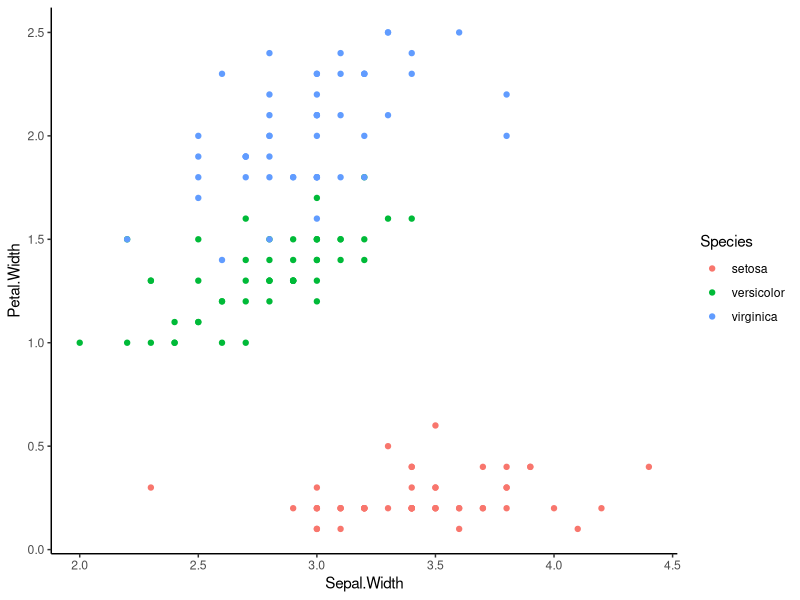
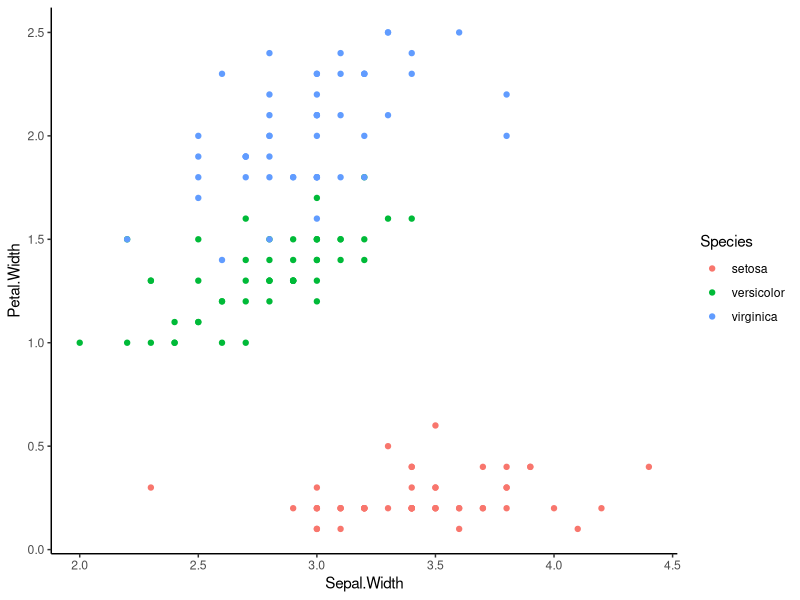
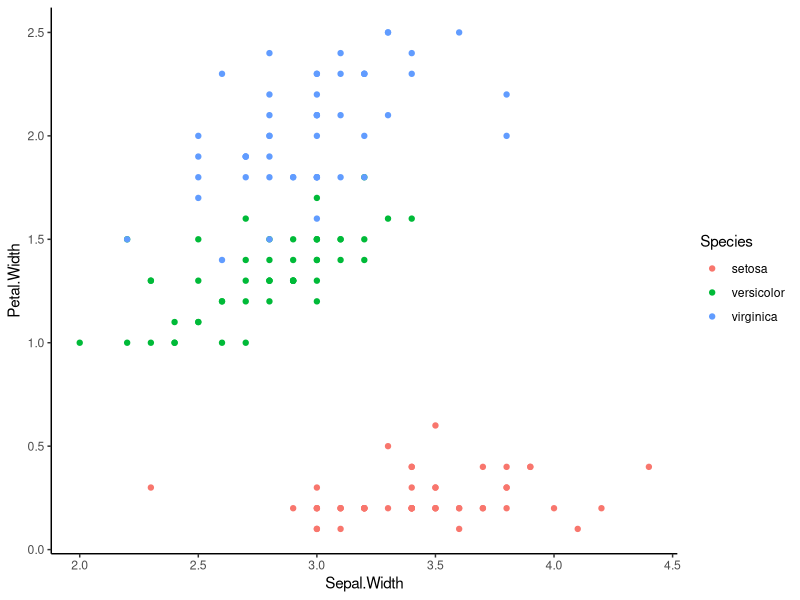
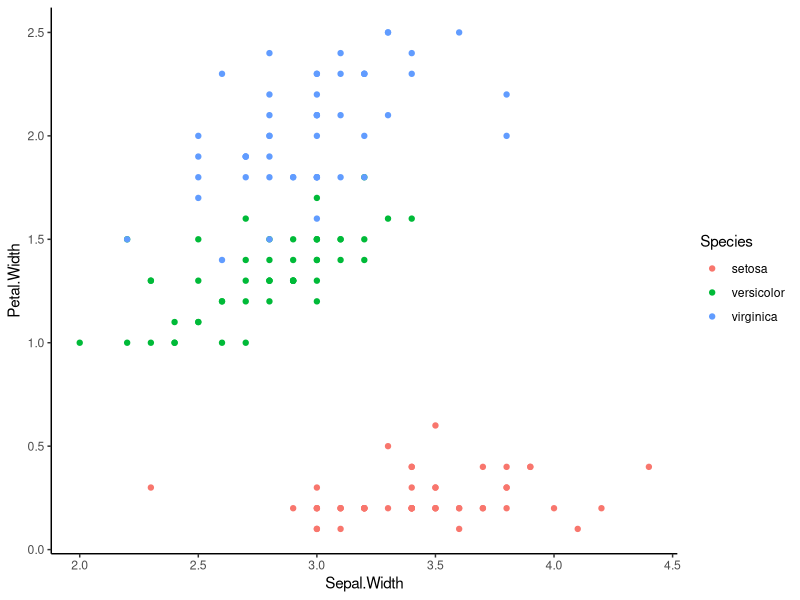
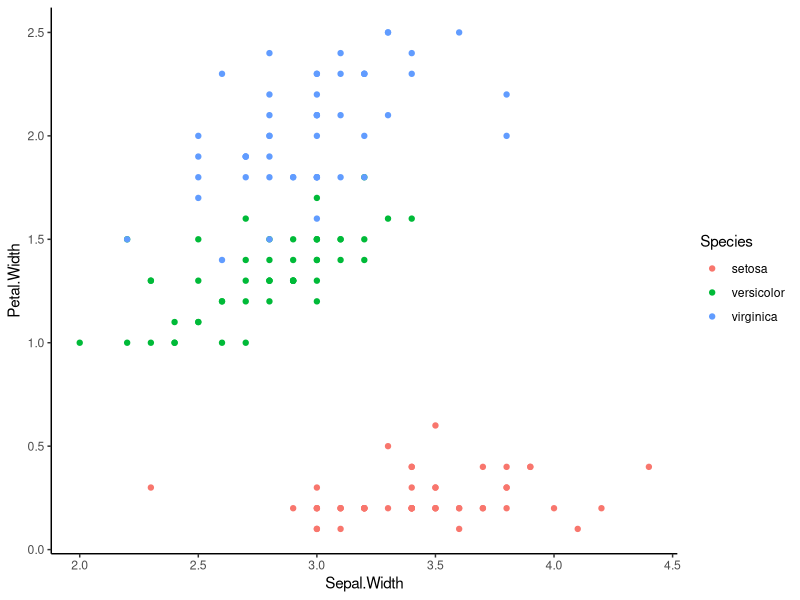

Source code (R) for these figures, in order: (Note: this script raises an error after producing the figures.)
## ---- chunk 1

library(ggplot2)
library(here)

knitr::opts_chunk$set(echo = TRUE)

## ---- chunk 2

ggplot(iris, aes(x = Sepal.Width, y = Petal.Width, color = Species)) +
  geom_point() + theme_classic()

## ---- chunk 3

# fig.align = 'center', 'left', 'right'

ggplot(iris, aes(x = Sepal.Width, y = Petal.Width, color = Species)) +
  geom_point() + theme_classic()

## ---- chunk 4

# fig.height, fig.width, fig.dim

ggplot(iris, aes(x = Sepal.Width, y = Petal.Width, color = Species)) +
  geom_point() + theme_classic()

## ---- chunk 5

# fig.height, fig.width, fig.dim

ggplot(iris, aes(x = Sepal.Width, y = Petal.Width, color = Species)) +
  geom_point() + theme_classic()

## ---- chunk 6

ggplot(iris, aes(x = Sepal.Width, y = Petal.Width, color = Species)) +
  geom_point() + theme_classic()

## ---- chunk 7

parameters <- "results = 'hide', fig.align = 'center', out.width = '50%', fig.cap = 'RMarkdown'"

## ---- chunk 8

knitr::include_graphics(path = here::here('./figures/knit_logo.png'))

## ---- chunk 9

# dpi=100

par(mar = c(4, 4, 0.2, 0.1))
plot(cars, pch = 19)
plot(pressure, pch = 17)

## ---- chunk 10

# knitr::opts_chunk$set(echo = TRUE, fig.align = 'center', out.width = '80%', dpi = 300)
# Local settings over global

